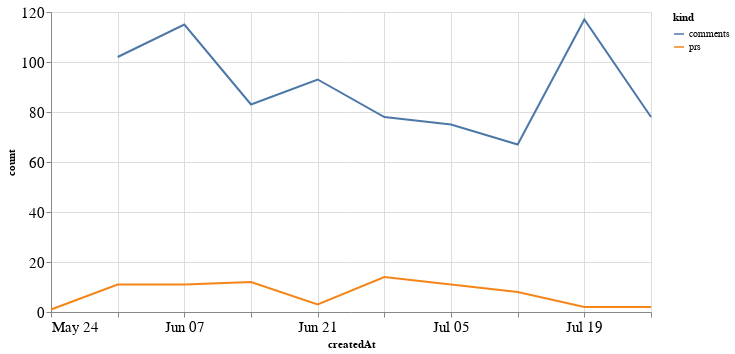

Notebook code for this chart:
### Code cell
alt.Chart(total_time, width=600).mark_line().encode(
    x='createdAt',
    y='count',
    color='kind'
)

### Figure 1 — Vega-Lite specification as saved in the notebook (floating-point values rounded to 4 significant figures)
{"config": {"axisLeft": {"labelFontSize": 15}, "axisBottom": {"labelFontSize": 15}}, "data": {"name": "data-25e52dc004328ec57e0f8a06148fc2f9"}, "mark": "line", "encoding": {"color": {"type": "nominal", "field": "kind"}, "x": {"type": "temporal", "field": "createdAt"}, "y": {"type": "quantitative", "field": "count"}}, "width": 600, "$schema": "https://vega.github.io/schema/vega-lite/v4.8.1.json", "datasets": {"data-25e52dc004328ec57e0f8a06148fc2f9": [{"createdAt": "2020-05-24T00:00:00", "kind": "prs", "count": 1.0}, {"createdAt": "2020-05-31T00:00:00", "kind": "prs", "count": 11.0}, {"createdAt": "2020-06-07T00:00:00", "kind": "prs", "count": 11.0}, {"createdAt": "2020-06-14T00:00:00", "kind": "prs", "count": 12.0}, {"createdAt": "2020-06-21T00:00:00", "kind": "prs", "count": 3.0}, {"createdAt": "2020-06-28T00:00:00", "kind": "prs", "count": 14.0}, {"createdAt": "2020-07-05T00:00:00", "kind": "prs", "count": 11.0}, {"createdAt": "2020-07-12T00:00:00", "kind": "prs", "count": 8.0}, {"createdAt": "2020-07-19T00:00:00", "kind": "prs", "count": 2.0}, {"createdAt": "2020-07-26T00:00:00", "kind": "prs", "count": 2.0}, {"createdAt": "2020-05-24T00:00:00", "kind": "comments", "count": null}, {"createdAt": "2020-05-31T00:00:00", "kind": "comments", "count": 102.0}, {"createdAt": "2020-06-07T00:00:00", "kind": "comments", "count": 115.0}, {"createdAt": "2020-06-14T00:00:00", "kind": "comments", "count": 83.0}, {"createdAt": "2020-06-21T00:00:00", "kind": "comments", "count": 93.0}, {"createdAt": "2020-06-28T00:00:00", "kind": "comments", "count": 78.0}, {"createdAt": "2020-07-05T00:00:00", "kind": "comments", "count": 75.0}, {"createdAt": "2020-07-12T00:00:00", "kind": "comments", "count": 67.0}, {"createdAt": "2020-07-19T00:00:00", "kind": "comments", "count": 117.0}, {"createdAt": "2020-07-26T00:00:00", "kind": "comments", "count": 78.0}]}}
